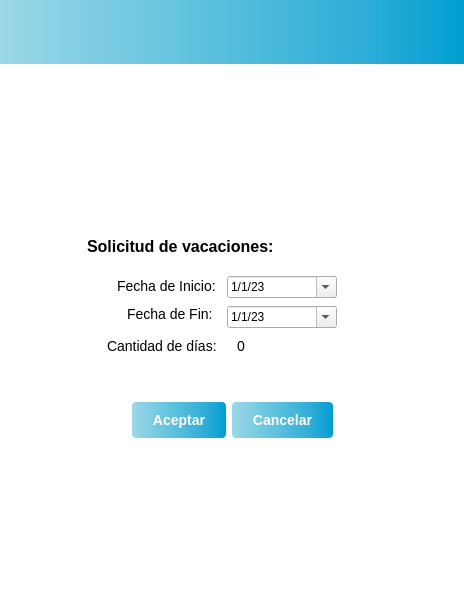
<?xml version="1.0" encoding="UTF-8"?>
<ui version="4.0">
 <class>SolicitudVacaciones</class>
 <widget class="QWidget" name="SolicitudVacaciones">
  <property name="geometry">
   <rect>
    <x>0</x>
    <y>0</y>
    <width>464</width>
    <height>600</height>
   </rect>
  </property>
  <property name="windowTitle">
   <string>SolicitudVacaciones</string>
  </property>
  <property name="styleSheet">
   <string notr="true">/*
#menuForm { 
background: rba(0, 0, 0, 80);
border-radius: 8px;
}
*/
#SolicitudVacaciones {background: rgba(255, 255, 255, 1)}
#topPanel {
background-color: qlineargradient(spread:pad, x1:0, y1:0, x2:1, y2:0, stop:0 #9bd8e7, stop:0.2 #7fcde3, stop:0.4 #63c3df, stop:0.6 #47b8db, stop:0.8 #2bacd7, stop:1 #009ed2);
}

/*
#loginButton {
color: black;
backgroun-color: #27a9e3;
border-width: 0px;
border-radius: 3px;
}
*/
</string>
  </property>
  <layout class="QVBoxLayout" name="verticalLayout">
   <property name="leftMargin">
    <number>0</number>
   </property>
   <property name="topMargin">
    <number>0</number>
   </property>
   <property name="rightMargin">
    <number>0</number>
   </property>
   <property name="bottomMargin">
    <number>0</number>
   </property>
   <item>
    <widget class="QWidget" name="topPanel" native="true">
     <layout class="QHBoxLayout" name="horizontalLayout_3">
      <property name="topMargin">
       <number>55</number>
      </property>
     </layout>
    </widget>
   </item>
   <item>
    <layout class="QHBoxLayout" name="horizontalLayout_4">
     <property name="topMargin">
      <number>0</number>
     </property>
     <item>
      <widget class="QLabel" name="label">
       <property name="sizePolicy">
        <sizepolicy hsizetype="Fixed" vsizetype="Fixed">
         <horstretch>0</horstretch>
         <verstretch>0</verstretch>
        </sizepolicy>
       </property>
       <property name="minimumSize">
        <size>
         <width>150</width>
         <height>150</height>
        </size>
       </property>
       <property name="styleSheet">
        <string notr="true"/>
       </property>
       <property name="text">
        <string/>
       </property>
       <property name="pixmap">
        <pixmap resource="resources.qrc">:/logo/Images/Logo3.png</pixmap>
       </property>
      </widget>
     </item>
    </layout>
   </item>
   <item>
    <spacer name="verticalSpacer_2">
     <property name="orientation">
      <enum>Qt::Vertical</enum>
     </property>
     <property name="sizeType">
      <enum>QSizePolicy::Fixed</enum>
     </property>
     <property name="sizeHint" stdset="0">
      <size>
       <width>20</width>
       <height>10</height>
      </size>
     </property>
    </spacer>
   </item>
   <item>
    <layout class="QHBoxLayout" name="horizontalLayout_5">
     <property name="topMargin">
      <number>0</number>
     </property>
     <item>
      <widget class="QWidget" name="menuForm" native="true">
       <property name="sizePolicy">
        <sizepolicy hsizetype="Fixed" vsizetype="Fixed">
         <horstretch>0</horstretch>
         <verstretch>0</verstretch>
        </sizepolicy>
       </property>
       <property name="minimumSize">
        <size>
         <width>350</width>
         <height>147</height>
        </size>
       </property>
       <widget class="QLabel" name="label_2">
        <property name="geometry">
         <rect>
          <x>60</x>
          <y>40</y>
          <width>101</width>
          <height>20</height>
         </rect>
        </property>
        <property name="styleSheet">
         <string notr="true">font: large &quot;Arial&quot;;
font-size: 14px;</string>
        </property>
        <property name="text">
         <string>Fecha de Inicio:</string>
        </property>
       </widget>
       <widget class="QLabel" name="label_3">
        <property name="geometry">
         <rect>
          <x>70</x>
          <y>70</y>
          <width>101</width>
          <height>16</height>
         </rect>
        </property>
        <property name="styleSheet">
         <string notr="true">font: large &quot;Arial&quot;;
font-size: 14px;</string>
        </property>
        <property name="text">
         <string>Fecha de Fin:</string>
        </property>
       </widget>
       <widget class="QLabel" name="label_4">
        <property name="geometry">
         <rect>
          <x>30</x>
          <y>0</y>
          <width>201</width>
          <height>21</height>
         </rect>
        </property>
        <property name="styleSheet">
         <string notr="true">font: large &quot;Arial&quot;;
font-size: 16px;
font-weight: bold;</string>
        </property>
        <property name="text">
         <string>Solicitud de vacaciones:</string>
        </property>
       </widget>
       <widget class="QLabel" name="dias">
        <property name="geometry">
         <rect>
          <x>180</x>
          <y>100</y>
          <width>61</width>
          <height>20</height>
         </rect>
        </property>
        <property name="styleSheet">
         <string notr="true">font: large &quot;Arial&quot;;
font-size: 14px;</string>
        </property>
        <property name="text">
         <string>0</string>
        </property>
       </widget>
       <widget class="QDateEdit" name="calendar1">
        <property name="geometry">
         <rect>
          <x>170</x>
          <y>40</y>
          <width>110</width>
          <height>22</height>
         </rect>
        </property>
        <property name="displayFormat">
         <string>d/M/yy</string>
        </property>
        <property name="calendarPopup">
         <bool>true</bool>
        </property>
        <property name="date">
         <date>
          <year>2023</year>
          <month>1</month>
          <day>1</day>
         </date>
        </property>
       </widget>
       <widget class="QDateEdit" name="calendar2">
        <property name="geometry">
         <rect>
          <x>170</x>
          <y>70</y>
          <width>110</width>
          <height>22</height>
         </rect>
        </property>
        <property name="displayFormat">
         <string>d/M/yy</string>
        </property>
        <property name="calendarPopup">
         <bool>true</bool>
        </property>
        <property name="date">
         <date>
          <year>2023</year>
          <month>1</month>
          <day>1</day>
         </date>
        </property>
       </widget>
       <widget class="QLabel" name="label_5">
        <property name="geometry">
         <rect>
          <x>50</x>
          <y>100</y>
          <width>111</width>
          <height>20</height>
         </rect>
        </property>
        <property name="styleSheet">
         <string notr="true">font: large &quot;Arial&quot;;
font-size: 14px;</string>
        </property>
        <property name="text">
         <string>Cantidad de días:</string>
        </property>
       </widget>
      </widget>
     </item>
    </layout>
   </item>
   <item>
    <layout class="QHBoxLayout" name="horizontalLayout_6">
     <property name="topMargin">
      <number>13</number>
     </property>
     <item>
      <spacer name="horizontalSpacer_2">
       <property name="orientation">
        <enum>Qt::Horizontal</enum>
       </property>
       <property name="sizeHint" stdset="0">
        <size>
         <width>40</width>
         <height>20</height>
        </size>
       </property>
      </spacer>
     </item>
     <item>
      <widget class="QPushButton" name="acceptButton">
       <property name="sizePolicy">
        <sizepolicy hsizetype="Fixed" vsizetype="Fixed">
         <horstretch>0</horstretch>
         <verstretch>0</verstretch>
        </sizepolicy>
       </property>
       <property name="styleSheet">
        <string notr="true">#acceptButton {
background-color: qlineargradient(spread:pad, x1:0, y1:0, x2:1, y2:0, stop:0 #9bd8e7, stop:0.2 #7fcde3, stop:0.4 #63c3df, stop:0.6 #47b8db, stop:0.8 #2bacd7, stop:1 #009ed2);
border: none;
color: #fff;
padding: 10px 20px;
border-radius: 4px;
font-weight: 1000;
font-family: &quot;Arial Black&quot;, sans-serif;
font-weight: bold;
font-size: 14px;
}

#acceptButton:pressed {
background-color: #cccccc;
}

#acceptButton:checked {
background-color: #cccccc;
}
</string>
       </property>
       <property name="text">
        <string>Aceptar</string>
       </property>
      </widget>
     </item>
     <item>
      <widget class="QPushButton" name="cancelButton">
       <property name="sizePolicy">
        <sizepolicy hsizetype="Fixed" vsizetype="Fixed">
         <horstretch>0</horstretch>
         <verstretch>0</verstretch>
        </sizepolicy>
       </property>
       <property name="styleSheet">
        <string notr="true">#cancelButton {
background-color: qlineargradient(spread:pad, x1:0, y1:0, x2:1, y2:0, stop:0 #9bd8e7, stop:0.2 #7fcde3, stop:0.4 #63c3df, stop:0.6 #47b8db, stop:0.8 #2bacd7, stop:1 #009ed2);
border: none;
color: #fff;
padding: 10px 20px;
border-radius: 4px;
font-weight: 1000;
font-family: &quot;Arial Black&quot;, sans-serif;
font-weight: bold;
font-size: 14px;
}

#cancelButton:pressed {
background-color: #cccccc;
}

#cancelButton:checked {
background-color: #cccccc;
}</string>
       </property>
       <property name="text">
        <string>Cancelar</string>
       </property>
      </widget>
     </item>
     <item>
      <spacer name="horizontalSpacer_3">
       <property name="orientation">
        <enum>Qt::Horizontal</enum>
       </property>
       <property name="sizeHint" stdset="0">
        <size>
         <width>40</width>
         <height>20</height>
        </size>
       </property>
      </spacer>
     </item>
    </layout>
   </item>
   <item>
    <layout class="QHBoxLayout" name="horizontalLayout">
     <property name="topMargin">
      <number>20</number>
     </property>
     <item>
      <spacer name="horizontalSpacer">
       <property name="orientation">
        <enum>Qt::Horizontal</enum>
       </property>
       <property name="sizeType">
        <enum>QSizePolicy::Fixed</enum>
       </property>
       <property name="sizeHint" stdset="0">
        <size>
         <width>305</width>
         <height>20</height>
        </size>
       </property>
      </spacer>
     </item>
     <item>
      <widget class="QPushButton" name="logout">
       <property name="sizePolicy">
        <sizepolicy hsizetype="Fixed" vsizetype="Fixed">
         <horstretch>50</horstretch>
         <verstretch>50</verstretch>
        </sizepolicy>
       </property>
       <property name="styleSheet">
        <string notr="true">#logout {
background-color: white;
/*padding: 10px 20px;*/
border-radius: 4px;
}

#logout:pressed {
background-color: white;
}

#logout:checked {
background-color: white;
}</string>
       </property>
       <property name="text">
        <string/>
       </property>
       <property name="icon">
        <iconset resource="resources.qrc">
         <normaloff>:/icons/Images/logout.png</normaloff>:/icons/Images/logout.png</iconset>
       </property>
       <property name="iconSize">
        <size>
         <width>50</width>
         <height>40</height>
        </size>
       </property>
      </widget>
     </item>
    </layout>
   </item>
   <item>
    <spacer name="verticalSpacer">
     <property name="orientation">
      <enum>Qt::Vertical</enum>
     </property>
     <property name="sizeHint" stdset="0">
      <size>
       <width>20</width>
       <height>30</height>
      </size>
     </property>
    </spacer>
   </item>
  </layout>
 </widget>
 <resources>
  <include location="resources.qrc"/>
 </resources>
 <connections/>
</ui>
